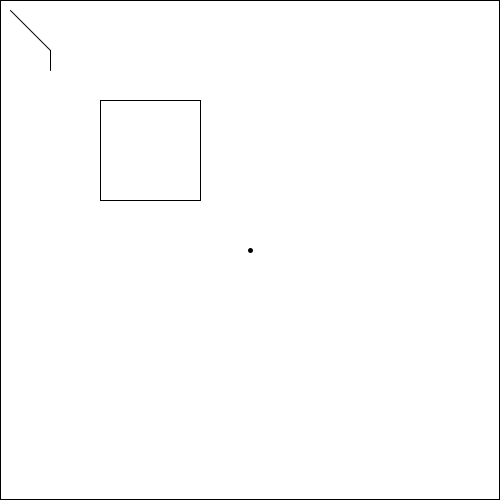
Frame 1 (no input)
Frame 60 (the mouse pressed at the canvas centre just before this capture): identical to frame 1, image omitted
Frame 120 (the mouse held since frame 60 and released just before this capture): identical to frame 1, image omitted

The Processing sketch that drew this single still picture (run headless with seeded random() and noise(); from frame 60 on, the mouse is pressed at the canvas centre):

// Processing sketch: collisionGame
// ── collisionGame.pde

//---------------------------------------------------------------
//class define
class Point{
  float x, y;
  Point(float nx, float ny){
    x = nx;
    y = ny;
  }
}

class Vec extends Point {
  Vec(float nx, float ny){
    super(nx, ny);
  }
}

class Line{
  Point p1, p2;
  Vec pv, vv;
  float l;
  Line(Point np1, Point np2){
    p1 = np1;
    p2 = np2;
    l = sqrt((p2.x - p1.x) * (p2.x - p1.x) + (p2.y - p1.y) * (p2.y - p1.y));
    pv = new Vec((p2.x - p1.x)/l, (p2.y - p1.y)/l);
    vv = new Vec(pv.y, -pv.x);
  }
  Line(float x1, float y1, float x2, float y2){
    this(new Point(x1, y1), new Point(x2, y2));
  }
  void draw(){
    stroke(0, 0, 0);
    strokeWeight(1);
    drawLine(this);
  }
  Vec delta(){
    return subPoint(p2, p1);
  }
  Line clone(){
    return new Line(p1.x, p1.y, p2.x, p2.y);
  }
}

class Player{
  Point pos, vel;
  Line move;
  
  Player(){
    pos = new Point(250, 250);
    vel = new Point(0, 0);
    move = new Line(0, 0, 0, 0);
  }
  
  void update(ArrayList<Line> ls){
    vel.x = 0;
    vel.y = 0;
    
    //keyCheck
    if(isPressLeft){
      vel.x -= 3;
    }
    if(isPressRight){
      vel.x += 3;
    }
    if(isPressUp){
      vel.y -= 3;
    }
    if(isPressDown){
      vel.y += 3;
    }
    
    move.p1 = pos;
    move.p2 = addPoint(pos, vel);
    //Bending
    Line minLine = move.clone();
    float minLength = 10000000;
    for(int i = 0; i < ls.size(); i++){
      Line l = ls.get(i);
      if(isIntersected(move, l) && innerProduct(move.delta(), l.vv) > 0){
        Line collision = bendLine(move, l);
        if(minLength > collision.l){
          minLength = collision.l;
          minLine = collision;
        }
      }
    }
    if(minLength < 10000000){
      move = minLine;
    }
    
    //Folding
    minLine = move.clone();
    minLength = 10000000;
    for(int i = 0; i < ls.size(); i++){
      Line l = ls.get(i);
      if(isIntersected(move, l) && innerProduct(move.delta(), l.vv) > 0){
        Line collision = foldLine(move, l);
        if(minLength > collision.l){
          minLength = collision.l;
          minLine = collision;
        }
      }
    }
    if(minLength < 10000000){
      move = minLine;
    }
    
    //move
    pos = addPoint(pos, move.delta());
  }
  
  void draw(){
    stroke(0, 0, 0);
    strokeWeight(5);
    drawPoint(pos);
  }
}

//----------------------------------------------------------
//variable define
Player player;
ArrayList<Line> lines;
boolean isPressRight, isPressLeft, isPressUp, isPressDown;
//variable define end

//----------------------------------------------------------
//function define

//key event
void keyPressed() {
  if (key == CODED) {
    if (keyCode == RIGHT) {
      isPressRight = true;
    }
    if(keyCode == LEFT){
      isPressLeft = true;
    }
    if(keyCode == UP){
      isPressUp = true;
    }
    if(keyCode == DOWN){
      isPressDown = true;
    }
  }
}

void keyReleased(){
  if (key == CODED) {
    if (keyCode == RIGHT) {
      isPressRight = false;
    }
    if(keyCode == LEFT){
      isPressLeft = false;
    }
    if(keyCode == UP){
      isPressUp = false;
    }
    if(keyCode == DOWN){
      isPressDown = false;
    }
  }
}

//operator function
Point addPoint(Point lp, Point rp){
  return new Point(lp.x + rp.x, lp.y + rp.y);
}

Vec subPoint(Point lp, Point rp){
  return new Vec(lp.x - rp.x, lp.y - rp.y);
}

Point product(Point lp, float rf){
  return new Point(lp.x * rf, lp.y * rf);
}

float innerProduct(Point lp, Vec rp){
  return lp.x * rp.x + lp.y * rp.y;
}

float innerProduct(Line ll, Vec ru){
  return innerProduct(ll.delta(), ru);
}

//collision function
boolean isIntersected(Line l1, Line l2) {
    if (l1.p1.x == l1.p2.x && l2.p1.x == l2.p2.x && l1.p1.x == l2.p1.x) {
        return false;
    }
    if (l1.p1.y == l1.p2.y && l2.p1.y == l2.p2.y && l1.p1.y == l2.p1.y) {
        return false;
    }
    float a = (l2.p1.x - l2.p2.x) * (l1.p1.y - l2.p1.y) + (l2.p1.y - l2.p2.y) * (l2.p1.x - l1.p1.x);
    float b = (l2.p1.x - l2.p2.x) * (l1.p2.y - l2.p1.y) + (l2.p1.y - l2.p2.y) * (l2.p1.x - l1.p2.x);
    float c = (l1.p1.x - l1.p2.x) * (l2.p1.y - l1.p1.y) + (l1.p1.y - l1.p2.y) * (l1.p1.x - l2.p1.x);
    float d = (l1.p1.x - l1.p2.x) * (l2.p2.y - l1.p1.y) + (l1.p1.y - l1.p2.y) * (l1.p1.x - l2.p2.x);
    return c * d <= 0 && a * b <= 0;
}

Line foldLine(Line l1, Line l2) {
  Line ans = l1.clone();
  float s1 = ((l2.p2.x - l2.p1.x) * (l1.p1.y - l2.p1.y) - (l2.p2.y - l2.p1.y) * (l1.p1.x - l2.p1.x));
  float s2 = ((l2.p2.x - l2.p1.x) * (l2.p1.y - l1.p2.y) - (l2.p2.y - l2.p1.y) * (l2.p1.x - l1.p2.x));
  ans.p2.x = l1.p1.x + (l1.p2.x - l1.p1.x) * s1 / (s1 + s2);
  ans.p2.y = l1.p1.y + (l1.p2.y - l1.p1.y) * s1 / (s1 + s2);
  return ans;
}

Line bendLine(Line l1, Line l2){
  Line remain = l1.clone();
  Line ans = foldLine(l1, l2);
  ans.p2 = addPoint(ans.p2, product(l2.pv, innerProduct(remain, l2.pv)));
  return ans;
}

//draw function
void drawPoint(float x, float y){
  point(x, y);
}

void drawPoint(Point p){
  drawPoint(p.x, p.y);
}

void drawLine(float x1, float y1, float x2, float y2){
  line(x1, y1, x2, y2);
}

void drawLine(Point p1, Point p2){
  drawLine(p1.x, p1.y, p2.x, p2.y);
}

void drawLine(Line l){
  drawLine(l.p1, l.p2);
}

//main function
void setup() {
  size(500, 500);
  colorMode(RGB,256);
  background(255, 255, 255);
  player = new Player();
  lines = new ArrayList<Line>();
  lines.add(new Line(499, 499, 0, 499));
  lines.add(new Line(0, 499, 0, 0));
  lines.add(new Line(0, 0, 499, 0));
  lines.add(new Line(499, 0, 499, 499));
  lines.add(new Line(200, 100, 100, 100));
  lines.add(new Line(200, 200, 200, 100));
  lines.add(new Line(100, 200, 200, 200));
  lines.add(new Line(100, 100, 100, 200));
  lines.add(new Line(10, 10, 50, 50));
  lines.add(new Line(50, 50, 50, 70));
}

void draw(){
  player.update(lines);
  
  noStroke();
  rect(0, 0, 500, 500);
  
  for(int i = 0; i < lines.size(); i++){
    Line l = lines.get(i);
    l.draw();
  }
  player.draw();
}
